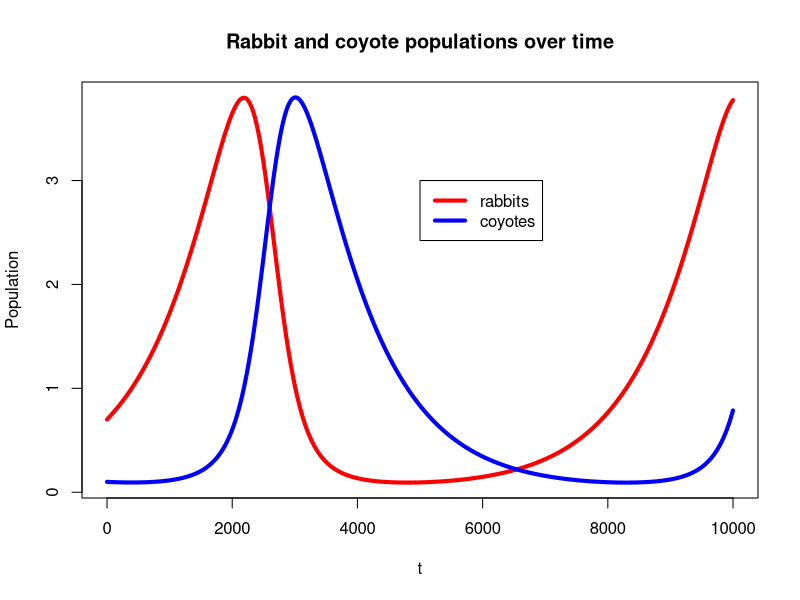

Here is the R script that generated this plot:
population <- read.table("population.txt", header=FALSE, sep=" ")
names(population) <- c("t", "rabbits", "coyotes")

y.range <- range(population$rabbits, population$coyotes)
jpeg("Rabbits and Coyotes.jpg")
plot(population$t, population$rabbits, type="l", col="red", lwd=4, ylim=y.range, xlab="t", ylab="Population", main="Rabbit and coyote populations over time")
points(population$t, population$coyotes, type="l", col="blue", lwd=4)
legend(5000,3, c("rabbits", "coyotes"), col=c("red","blue"), lty=1, lwd=4)
dev.off()
